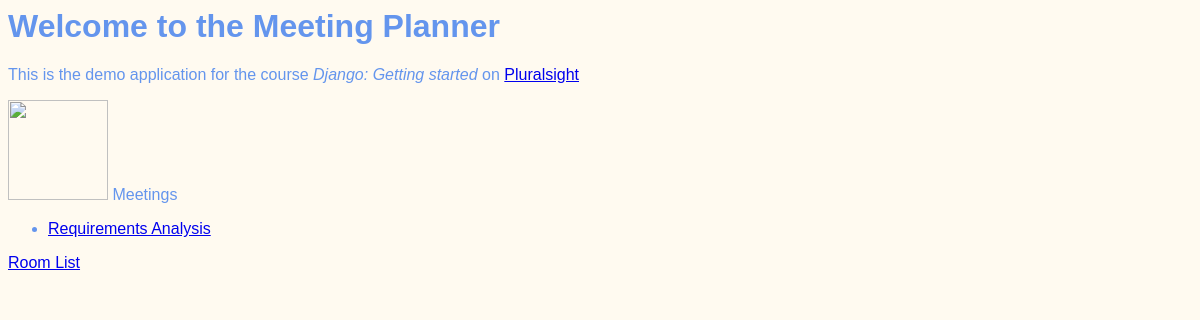
The app's page /, older data.
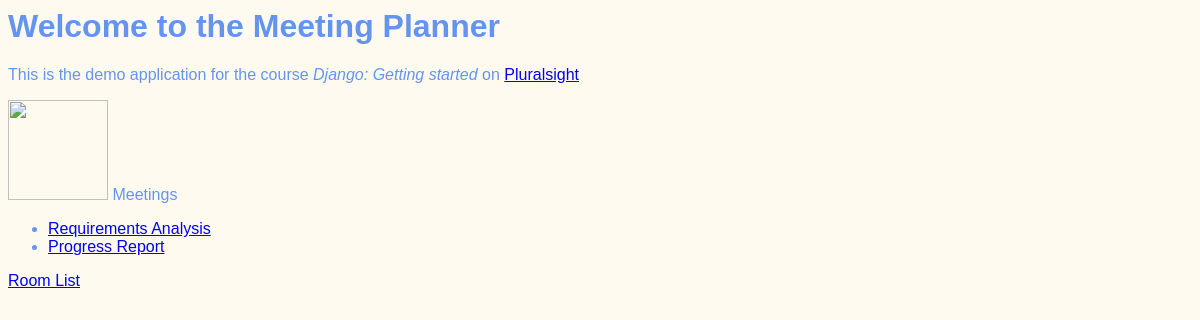
The same page, newer data.
### meetings/models.py (models this page shows, shortened)
class Meeting(models.Model):
    title = models.CharField(max_length=200)
    date = models.DateField()
    start_time = models.TimeField(default=time(9))
    duration = models.IntegerField(default=1)
    room = models.ForeignKey(Room, on_delete=models.CASCADE)

### website/views.py (the view)
# urls.py: path('', welcome, name="welcome"),
def welcome(request):
    return render(request, "website/welcome.html",
        {"meetings": Meeting.objects.all()})

### website/templates/website/welcome.html (shortened to what this page needs)
{% extends "base.html" %}
{% block content %}
{% load static %}
    <h1>Welcome to the Meeting Planner</h1>
    <p>
        This is the demo application for the course
        <em>Django: Getting started</em>
        on <a href="https://www.pluralsight.com">Pluralsight</a>
    </p>
    <img src="{% static 'website/calendar.png' %}" width="100px">
    <hs>Meetings</hs>
    <ul>
        {% for meeting in meetings %}
            <li>
                <a href="{% url 'detail' meeting.id %}">
                    {{ meeting.title }}
                </a>
            </li>
        {% endfor %}
    </ul>
    <a href="{% url 'rooms' %}">Room List</a>
{% endblock %}

Row changes from the older to the newer data that the page shows:
added Meeting: title "Progress Report"
